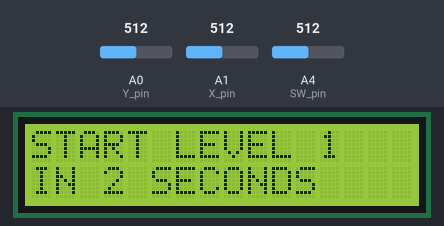
Simulated run of this sketch. Board: Arduino Uno, built with avr-gcc and run on an emulated ATmega328P. Parts: 16×2 character LCD. The inputs (shaded band) are chosen by the test bench; at power-on: A1 (X_pin) = 512, A0 (Y_pin) = 512, A4 (SW_pin) = 512. What the sketch prints to the serial monitor is not drawn.

Above: at 1.2 s.
1.3 s: A1 (X_pin) set to 414
At 4.23 s:
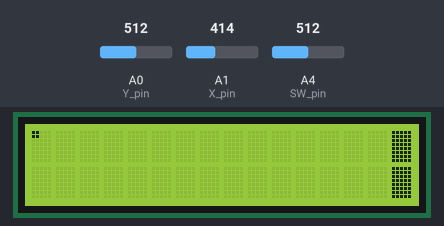
4.3 s: A1 (X_pin) set to 390
At 5.6 s:
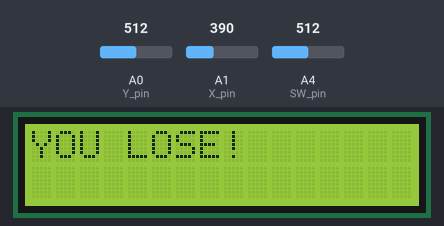
At 23.09 s:
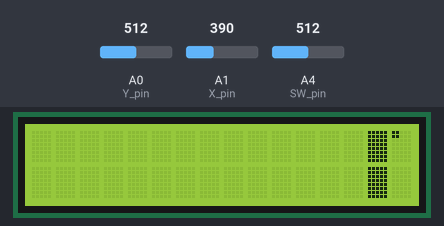
Timing chart, 0 to 24.6 s (numbered marks = the images above; inputs shaded):
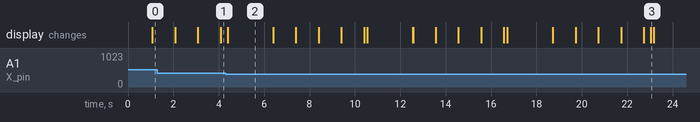

Measured:
- the behaviour switches between 400 and 399 on A1 (X_pin) (found by bisection; images 1 and 2)
- what the display in image 2 shows lasts 2.0 s, from 4.4 s to 6.4 s

The sketch:

dodgy_arduino.ino
```cpp
// Initialize LCD screen
#include <LiquidCrystal.h>
LiquidCrystal LCD(7, 8, 9, 10, 11, 12);

// Set Joystick Input pins
const int SW_pin = A4;
const int X_pin = A1;
const int Y_pin = A0;

// Set movement speed and update speed
const int updatespeed = 10;
const int cursorspeed = 100;

// Create Character representing blob in upper left
byte lo[8] = {
  B11000,
  B11000,
  B00000,
  B00000,
  B00000,
  B00000,
  B00000,
  B00000
};

// Create Character representing blob in upper right
byte ro[8] = {
  B00011,
  B00011,
  B00000,
  B00000,
  B00000,
  B00000,
  B00000,
  B00000
};

// Create Character representing blob in middle left
byte lm[8] = {
  B00000,
  B00000,
  B00000,
  B11000,
  B11000,
  B00000,
  B00000,
  B00000
};

// Create Character representing blob in middle right
byte rm[8] = {
  B00000,
  B00000,
  B00000,
  B00011,
  B00011,
  B00000,
  B00000,
  B00000
};

// Create Character representing blob in lower left
byte lu[8] = {
  B00000,
  B00000,
  B00000,
  B00000,
  B00000,
  B00000,
  B11000,
  B11000
};

// Create Character representing blob in lower right
byte ru[8] = {
  B00000,
  B00000,
  B00000,
  B00000,
  B00000,
  B00000,
  B00011,
  B00011
};

// Create character representing full block
byte full[8] = {
  B11111,
  B11111,
  B11111,
  B11111,
  B11111,
  B11111,
  B11111,
  B11111
};

// Initialize blob position coordinates
int x = 0;
int y = 0;

// Initialize block position x coordinates
int block1 = 15;
int block2 = 15;

// Initialize counter variables for game
int level = 1;
int counter = 0;
int blockcounter1 = 0;
int blockcounter2 = 0;
int cursorcounter = 0;

// Declare further variables
int x_joystick, y_joystick,x_lcd, y_lcd, x_char, y_char, pos_char, x_delta, y_delta, blockspeed1, blockspeed2, SW;

void setup()
{
  // Let LCD screen learn created characters
  LCD.createChar(0,lo);
  LCD.createChar(1,ro);
  LCD.createChar(2,lm);
  LCD.createChar(3,rm);
  LCD.createChar(4,lu);
  LCD.createChar(5,ru);
  LCD.createChar(7,full);

  // Begin output on LCD and serial monitor
  LCD.begin(16,2);
  Serial.begin(115200);
}

void loop() {
  // RESET
  LCD.clear();
  LCD.setCursor(0,0);

  // LEVELSTART
  if (counter == 0) {
    LCD.write("START LEVEL ");
    LCD.print(level);
    for (int i = 3; i >= 0; i = i-1){
      LCD.setCursor(0,1);
      LCD.write("IN ");
      LCD.print(i);
      LCD.write(" SECONDS");
      delay(1000);
    }
    LCD.clear();
    x = 0;
    y = 0;
    block1 = 15;
    block2 = 15;
    blockspeed1 = 500 / level;
    blockspeed2 = 300 / level;
  }

  // READ JOYSTICK COMMAND
  x_joystick = analogRead(X_pin);
  y_joystick = analogRead(Y_pin);
  SW = analogRead(SW_pin);

  // INITIALIZE CURSOR MOVEMENT IF VALUES ABOVE THRESHOLD
  if (x_joystick < 400) {
    x_delta = -1;
  }
  else if (x_joystick > 600) {
    x_delta = 1;
  }
  else {
    x_delta = 0;
  }

  if (y_joystick < 400) {
    y_delta = -1;
  }
  else if (y_joystick > 600) {
    y_delta = 1;
  }
  else {
    y_delta = 0;
  }

  // PAUSE GAME IF BUTTON PUSHED
  if (SW<20 && x_delta==0 && y_delta==0) {
    LCD.write("GAME PAUSED");
    LCD.setCursor(0,1);
    LCD.write("PRESS BUTTON");
    delay(500);
    while(true) {
      SW = analogRead(SW_pin);
      delay(updatespeed);
      if (SW<20 && x_delta==0 && y_delta==0) {
        LCD.clear();
        LCD.setCursor(0,0);
        LCD.write("RESUME IN");
        for (int i = 3; i >= 0; i = i-1){
          LCD.setCursor(0,1);
          LCD.print(i);
          LCD.write(" SECONDS");
          delay(1000);
        }
        break;
      }
    }
  }

  // CALCULATE NEW CURSOR POSITION
  if (cursorcounter >= cursorspeed) {
    x = x + x_delta;
    y = y + y_delta;
    cursorcounter = 0;
  }

  switch (x) {
    case -1:
      x = 31;
      break;
    case 32:
      x = 0;
      break;
  }

  switch (y) {
    case -1:
      y = 5;
      break;
    case 6:
      y = 0;
      break;
  }

  // CONVERT CURSOR POSITION TO LCD COORDS
  x_lcd = x/2;
  x_char = x%2;
  y_lcd = y/3;
  y_char = y%3;

  // CALCULATE BLOCK POSITION
  if (blockcounter1 >= blockspeed1) {
    block1 = block1 -1;
    blockcounter1 = 0;
  }
  if (blockcounter2 >= blockspeed2) {
    block2 = block2 -1;
    blockcounter2 = 0;
  }
  if (block1 < 0) {
    block1 = 15;
  }

  if (block2 < 0) {
    block2 = 15;
  }

  // OUTPUT TO SERIAL FOR DEBUGGING
  Serial.print("Block1 ");
  Serial.println(block1);
  Serial.print("Block2 ");
  Serial.println(block2);
  Serial.print("Cursor X ");
  Serial.println(x);
  Serial.print("Cursor Y ");
  Serial.println(y);
  Serial.print("SW ");
  Serial.println(SW);
  Serial.println("--");

  // SET CURSOR POSITION
  LCD.setCursor(x_lcd,y_lcd);
  pos_char = 2*y_char+x_char;
  LCD.write(byte(pos_char));

  // SET BLOCK POSITION
  LCD.setCursor(block1,0);
  LCD.write(byte(7));

  LCD.setCursor(block2,1);
  LCD.write(byte(7));


  // RETURN
  counter = counter + updatespeed;
  blockcounter1 = blockcounter1 + updatespeed;
  blockcounter2 = blockcounter2 + updatespeed;
  cursorcounter = cursorcounter + updatespeed;

  if (counter >= 15000) {
    level = level + 1;
    counter = 0;
  }
  delay(updatespeed);


  // CHECK LOSE
  if ((y_lcd == 0 && x_lcd == block1) || (y_lcd == 1 && x_lcd == block2)) {
    LCD.clear();
    LCD.setCursor(0,0);
    LCD.write("YOU LOSE!");
    level = 1;
    counter = 0;
    delay(2000);
    LCD.clear();
  }
}
```
